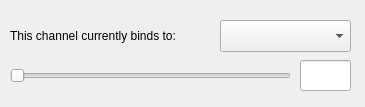
<?xml version="1.0" encoding="UTF-8"?>
<ui version="4.0">
 <class>AdjustDialog</class>
 <widget class="QDialog" name="AdjustDialog">
  <property name="geometry">
   <rect>
    <x>0</x>
    <y>0</y>
    <width>365</width>
    <height>107</height>
   </rect>
  </property>
  <property name="windowTitle">
   <string>Dialog</string>
  </property>
  <widget class="QLabel" name="label_hint">
   <property name="geometry">
    <rect>
     <x>10</x>
     <y>20</y>
     <width>221</width>
     <height>31</height>
    </rect>
   </property>
   <property name="text">
    <string>This channel currently binds to:</string>
   </property>
  </widget>
  <widget class="QSlider" name="slide_calibration">
   <property name="geometry">
    <rect>
     <x>10</x>
     <y>60</y>
     <width>281</width>
     <height>31</height>
    </rect>
   </property>
   <property name="maximum">
    <number>255</number>
   </property>
   <property name="orientation">
    <enum>Qt::Horizontal</enum>
   </property>
  </widget>
  <widget class="QComboBox" name="combo_channel">
   <property name="geometry">
    <rect>
     <x>220</x>
     <y>20</y>
     <width>131</width>
     <height>32</height>
    </rect>
   </property>
  </widget>
  <widget class="QLineEdit" name="text_calibration">
   <property name="geometry">
    <rect>
     <x>300</x>
     <y>60</y>
     <width>51</width>
     <height>31</height>
    </rect>
   </property>
   <property name="readOnly">
    <bool>true</bool>
   </property>
  </widget>
 </widget>
 <resources/>
 <connections/>
</ui>
